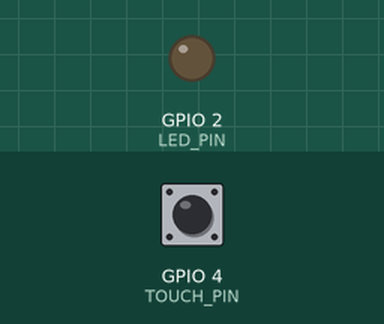
The sketch below on a simulated ESP32. On the bench: output pins drawn as LEDs (lit = HIGH). The inputs (shaded band) are chosen by the test bench; at power-on: GPIO 4 (TOUCH_PIN) HIGH. What the sketch prints to the serial monitor is not drawn.

Above: at 0.0 s.
At 1.1 s:
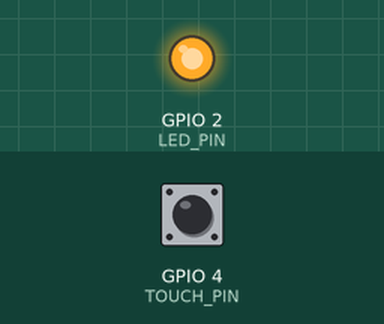
Timing chart, 0 to 2.6 s (numbered marks = the images above):
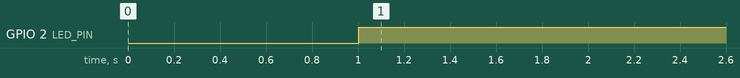

The sketch:

sketch_jun28a.ino
```cpp
// ============================================
// 实验：基于触摸传感器的"自锁"开关
// ============================================

// 引脚定义
#define TOUCH_PIN 4    // 触摸引脚 T0 对应 GPIO4
#define LED_PIN 2      // 板载LED引脚 GPIO2

// 触摸阈值
#define THRESHOLD 300

// 软件防抖参数
#define DEBOUNCE_DELAY 200  // 防抖延时 200ms

// 状态变量
bool ledState = false;        // LED当前状态（false=灭, true=亮）
bool lastTouchState = false;  // 上一次触摸状态
bool currentTouchState = false; // 当前触摸状态

unsigned long lastDebounceTime = 0; // 上次触发时间

void setup() {
  // 初始化串口
  Serial.begin(115200);
  delay(1000);
  Serial.println("=== 触摸自锁开关实验 ===");
  Serial.println("请触摸 GPIO4 引脚，观察LED状态变化");

  // 设置LED引脚为输出
  pinMode(LED_PIN, OUTPUT);
  digitalWrite(LED_PIN, LOW); // 初始状态：LED熄灭
}

void loop() {
  // 1. 读取触摸值
  int touchValue = touchRead(TOUCH_PIN);
  Serial.print("Touch Value: ");
  Serial.println(touchValue);

  // 2. 判断当前是否被触摸（触摸时值变小，小于阈值）
  if (touchValue < THRESHOLD) {
    currentTouchState = true;   // 被触摸
  } else {
    currentTouchState = false;  // 未触摸
  }

  // 3. 边缘检测 + 软件防抖
  // 检测"按下瞬间"：上一次未触摸，当前被触摸
  if (currentTouchState == true && lastTouchState == false) {

    // 检查防抖时间
    unsigned long currentTime = millis();
    if (currentTime - lastDebounceTime > DEBOUNCE_DELAY) {

      // 翻转LED状态
      ledState = !ledState;
      digitalWrite(LED_PIN, ledState);

      // 更新防抖时间
      lastDebounceTime = currentTime;

      // 串口输出状态
      Serial.print(">>> 状态翻转！LED: ");
      Serial.println(ledState ? "ON" : "OFF");
    }
  }

  // 4. 更新上一次触摸状态
  lastTouchState = currentTouchState;

  // 采样间隔
  delay(50);
}
```

Measured:
- by itself, GPIO 2 (LED_PIN): LOW → HIGH at 1.0 s
